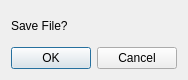
<?xml version="1.0" encoding="UTF-8"?>
<ui version="4.0">
 <class>SaveWarningDialog</class>
 <widget class="QDialog" name="SaveWarningDialog">
  <property name="geometry">
   <rect>
    <x>0</x>
    <y>0</y>
    <width>184</width>
    <height>80</height>
   </rect>
  </property>
  <property name="windowTitle">
   <string>Dialog</string>
  </property>
  <layout class="QVBoxLayout" name="verticalLayout">
   <item>
    <spacer name="verticalSpacer_2">
     <property name="orientation">
      <enum>Qt::Vertical</enum>
     </property>
     <property name="sizeHint" stdset="0">
      <size>
       <width>20</width>
       <height>40</height>
      </size>
     </property>
    </spacer>
   </item>
   <item>
    <widget class="QLabel" name="label">
     <property name="text">
      <string>Save File?</string>
     </property>
    </widget>
   </item>
   <item>
    <spacer name="verticalSpacer">
     <property name="orientation">
      <enum>Qt::Vertical</enum>
     </property>
     <property name="sizeHint" stdset="0">
      <size>
       <width>20</width>
       <height>40</height>
      </size>
     </property>
    </spacer>
   </item>
   <item>
    <widget class="QDialogButtonBox" name="buttonBox">
     <property name="orientation">
      <enum>Qt::Horizontal</enum>
     </property>
     <property name="standardButtons">
      <set>QDialogButtonBox::Cancel|QDialogButtonBox::Ok</set>
     </property>
    </widget>
   </item>
  </layout>
 </widget>
 <resources/>
 <connections>
  <connection>
   <sender>buttonBox</sender>
   <signal>accepted()</signal>
   <receiver>SaveWarningDialog</receiver>
   <slot>accept()</slot>
   <hints>
    <hint type="sourcelabel">
     <x>248</x>
     <y>254</y>
    </hint>
    <hint type="destinationlabel">
     <x>157</x>
     <y>274</y>
    </hint>
   </hints>
  </connection>
  <connection>
   <sender>buttonBox</sender>
   <signal>rejected()</signal>
   <receiver>SaveWarningDialog</receiver>
   <slot>reject()</slot>
   <hints>
    <hint type="sourcelabel">
     <x>316</x>
     <y>260</y>
    </hint>
    <hint type="destinationlabel">
     <x>286</x>
     <y>274</y>
    </hint>
   </hints>
  </connection>
 </connections>
</ui>
